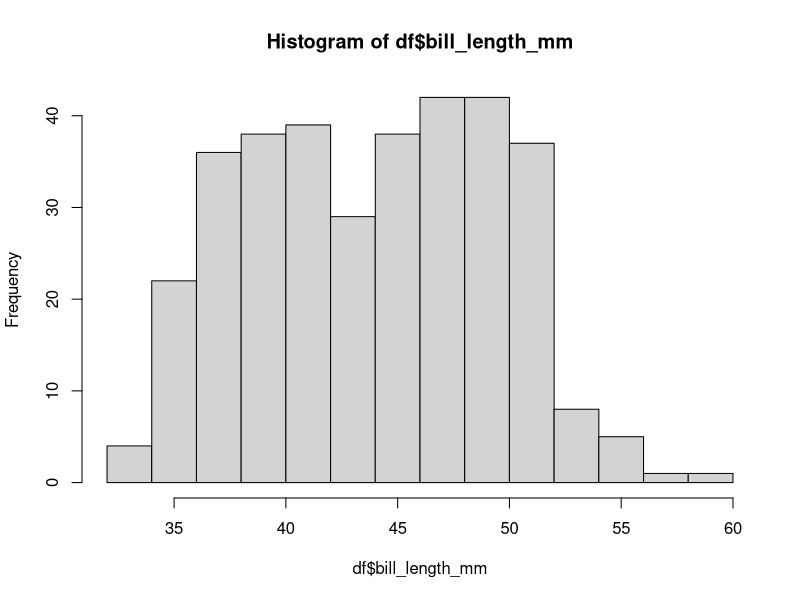
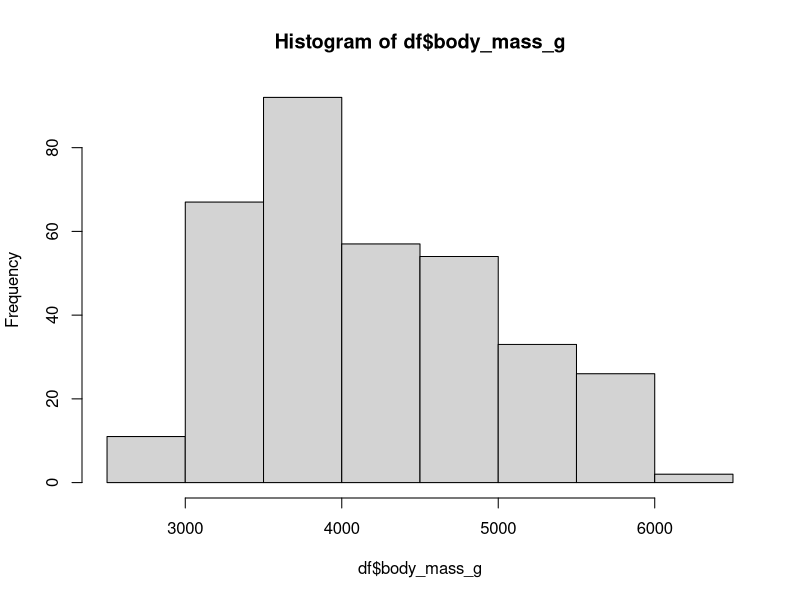
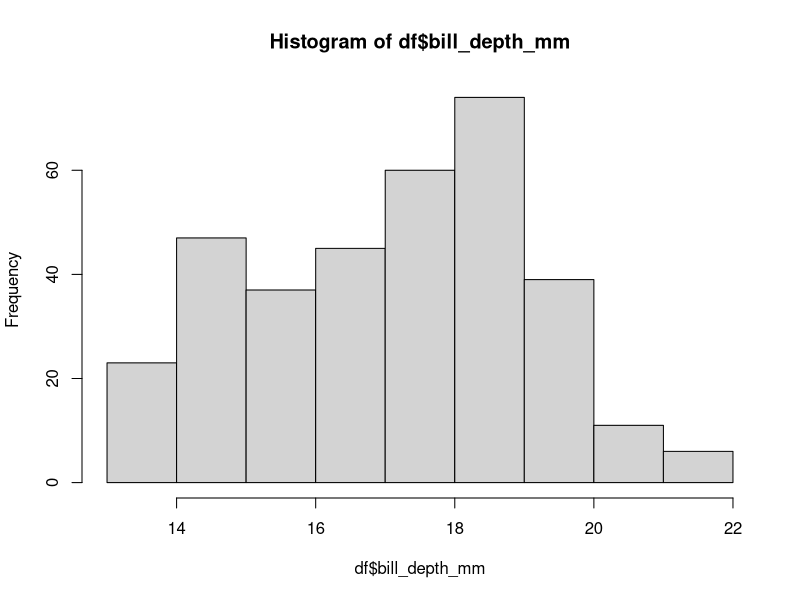
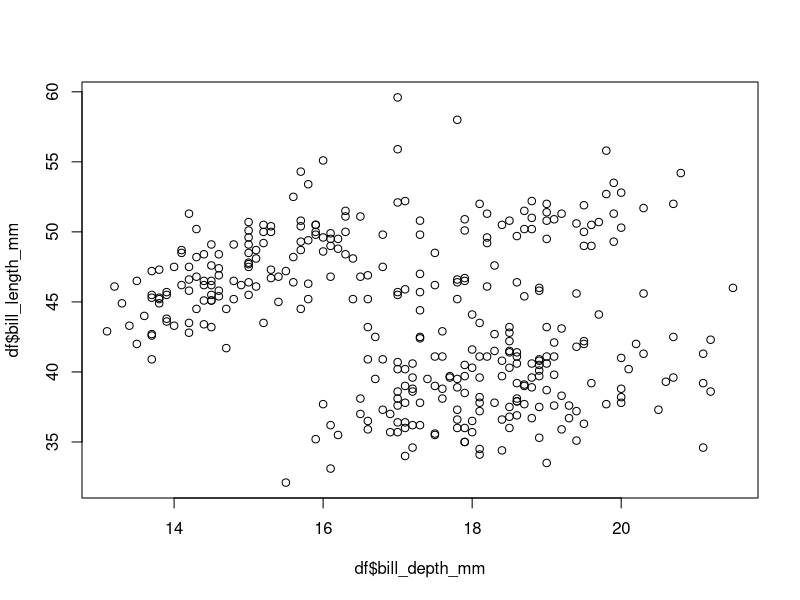
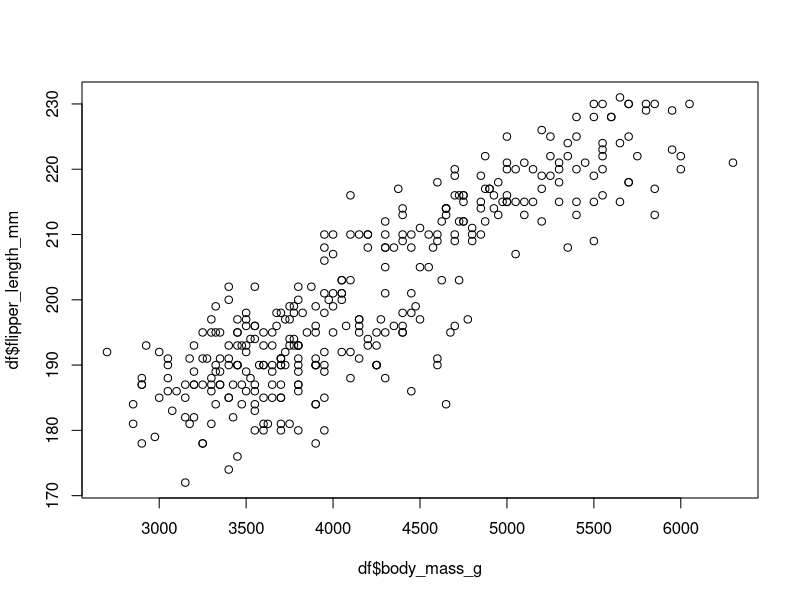
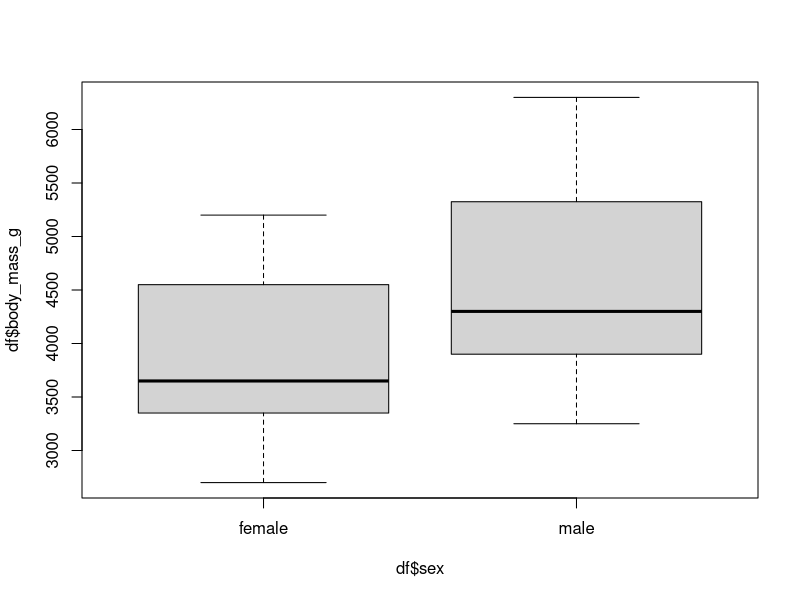
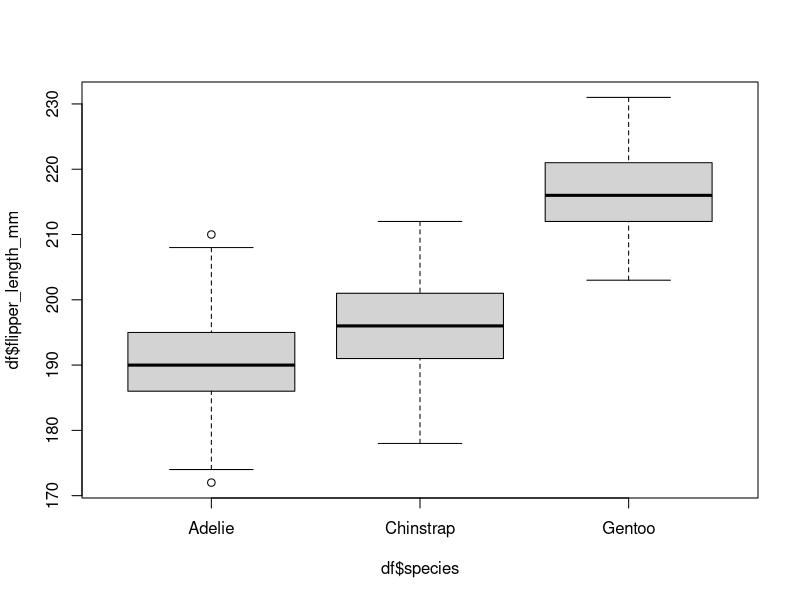
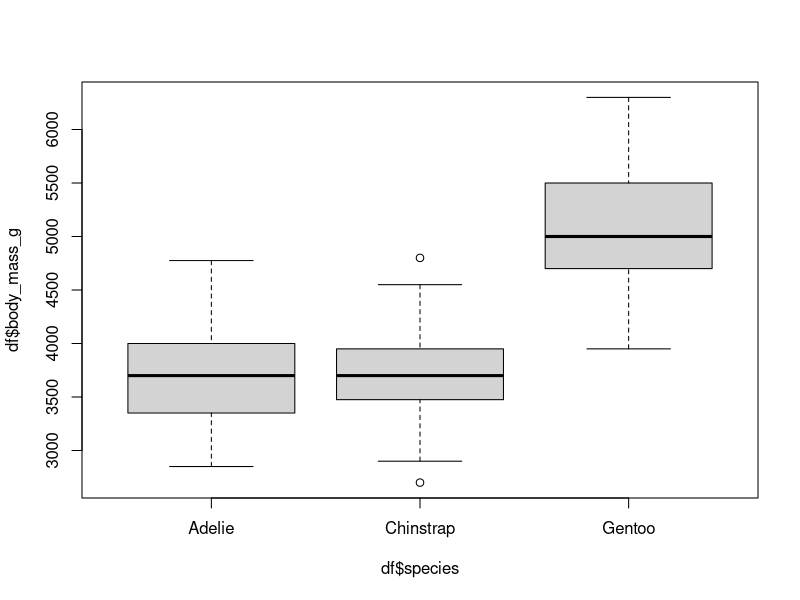

The R source for these figures, in order:
## ---- chunk 1
library(palmerpenguins) # load palmerpenguins library
## ---- chunk 2
df <- penguins # load penguins data as "df"
head(df,6) #return first 6 rows
## ---- chunk 3
ncol(df) # Returns the number of columns (8)
## ---- chunk 4
# Identify columns that are integers
intCols <- sapply(df, is.integer)

# Pull names of columns that are integers
integer_column_names <- names(intCols)[intCols]

# Print names
print(integer_column_names)

## ---- chunk 5
# Identify columns that are factors
factorCols <- sapply(df, is.factor)

# Extract names of columns where is.factor is TRUE
factor_column_names <- names(factorCols)[factorCols]

# Print the names of factor columns
print(factor_column_names)

## ---- chunk 6
summary(df)
## ---- chunk 7
df$body_mass_g
df$body_mass_g
df$flipper_length_mm
## ---- chunk 8
hist(df$bill_length_mm) # Plot data distribution
shapiro.test(df$bill_length_mm) # Testing for normalcy (not normal)
## ---- chunk 9
hist(df$body_mass_g) # Plot data distribution
shapiro.test(df$body_mass_g) # Testing for normalcy (not normal)
## ---- chunk 10
hist(df$bill_depth_mm) # Plot data distribution
shapiro.test(df$bill_depth_mm) # Testing for normalcy (not normal)
## ---- chunk 11
plot(y = df$bill_length_mm, x = df$bill_depth_mm)
## ---- chunk 12
plot(x = df$body_mass_g, y = df$ flipper_length_mm)
## ---- chunk 13
boxplot(df$body_mass_g ~ df$sex)
## ---- chunk 14
females <- subset(df, sex == "female" ) # create a new dataframe that only has female data
median(females$body_mass_g) # calculates median for body mass
## ---- chunk 15
males <- subset(df, sex == "male" ) # create a new dataframe that only has male data
median(males$body_mass_g) # calculates median for body mass
## ---- chunk 16
boxplot(df$flipper_length_mm~df$species)
## ---- chunk 17
boxplot(df$body_mass_g~df$species)
## ---- chunk 18
gentoo = subset(df,df$species == "Gentoo")
head(gentoo)
## ---- chunk 19
summary(gentoo)
## ---- chunk 20
mean(gentoo$body_mass_g, na.rm = TRUE)
## ---- chunk 21
boxplot(df$body_mass_g~df$species)
